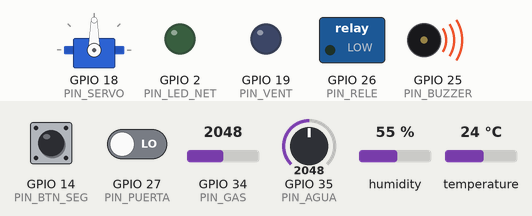
This sketch was run on a simulated ESP32. Shown: servo, switched loads named in the sketch (green lamp = pin HIGH), output pins drawn as LEDs (lit = HIGH), buzzer (waves = sounding). Inputs (shaded band) come from the test bench; at power-on: GPIO 35 (PIN_AGUA) = 2048, temperature 24 °C, GPIO 34 (PIN_GAS) = 2048, GPIO 14 (PIN_BTN_SEG) HIGH, GPIO 27 (PIN_PUERTA) LOW, humidity 55 % (analog values on the 0–4095 scale). WiFi joins after 1.5 s; servers stay silent unless stated; no MQTT or app messages arrive unless stated; what the sketch prints to the serial monitor is not drawn.

Above: at 1.6 s.
1.7 s: GPIO 35 (PIN_AGUA) set to 1330
At 2.09 s:
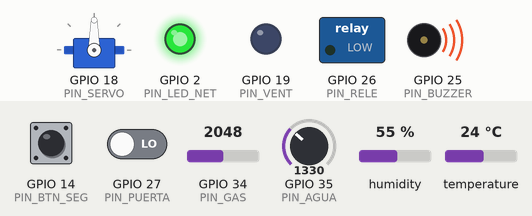
6.6 s: GPIO 35 (PIN_AGUA) set to 1236
At 10.9 s:
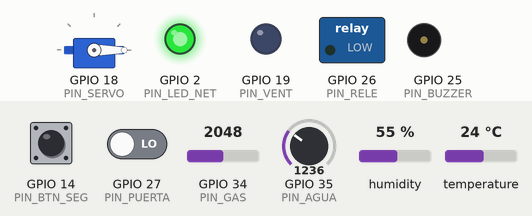
11.9 s: temperature set to 29.4 °C
16.6 s: temperature set to 30.5 °C
At 21.4 s:
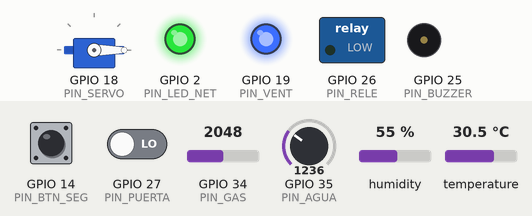
21.9 s: GPIO 34 (PIN_GAS) set to 2229
26.6 s: GPIO 34 (PIN_GAS) set to 2330
At 30.58 s:
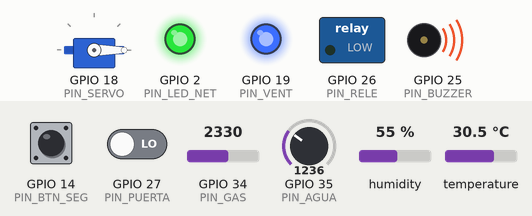
Timing chart, 0 to 34.4 s (numbered marks = the images above; inputs shaded):
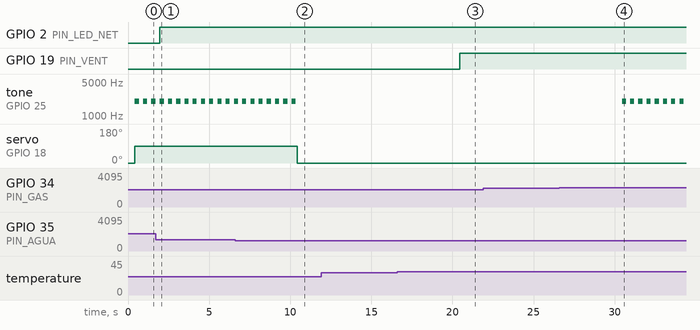

The sketch:

sketch.ino
```cpp
/*
 * Sistema domótico IoT — ACO941 (UDB) · Fase 4
 * Nodo ESP32 simulado en Wokwi (VS Code + Private IoT Gateway)
 *
 * Sensores (4):  DHT (temperatura y humedad), MQ-2 (gas), KS0048 (agua),
 *                KS0038 reed switch (puerta).
 * Actuadores (4): relé (foco 110 V), buzzer activo, servo SG90 (válvula),
 *                 ventilador DC (LED azul en la simulación).
 * Extras:        botón local de modo seguridad, LED de estado de conexión,
 *                alarmas críticas que actúan aunque no haya red.
 *
 * Tópicos MQTT
 *   Publica (QoS 0):           casa/sensores/{temperatura,humedad,gas,agua,puerta}
 *   Publica (retenido):        casa/estado/esp32       online | offline (LWT)
 *                              casa/estado/actuadores  JSON con el estado actual
 *   Publica:                   casa/estado/eventos     JSON de alertas (para MongoDB)
 *                              casa/estado/errores     lecturas inválidas
 *   Se suscribe (QoS 1):       casa/actuadores/#
 *       rele | buzzer | ventilador   on/off (también 1/0, true/false)
 *       servo                        0..180 (grados)
 *       modo                         auto | manual
 *       seguridad                    on | off
 *
 * Librerías (Library Manager de wokwi.com): PubSubClient,
 * DHT sensor library for ESPx, ESP32Servo.
 */

#include <WiFi.h>
#include <PubSubClient.h>
#include <DHTesp.h>
#include <ESP32Servo.h>
#include "secrets.h"   // MQTT_USER y MQTT_PASS (no se sube al repositorio)

// ---------------- Red ----------------
const char*    WIFI_SSID    = "Wokwi-GUEST";   // AP virtual de Wokwi, sin clave
const char*    WIFI_PASS    = "";
const int      WIFI_CHANNEL = 6;               // acelera la conexión en Wokwi
const char*    MQTT_HOST    = "192.168.1.233"; // Mosquitto en la VM srv-domotica
const uint16_t MQTT_PORT    = 1883;
const char*    MQTT_CLIENT  = "esp32-domotica";

// ---------------- Tópicos ----------------
#define T_TEMP      "casa/sensores/temperatura"
#define T_HUM       "casa/sensores/humedad"
#define T_GAS       "casa/sensores/gas"
#define T_AGUA      "casa/sensores/agua"
#define T_PUERTA    "casa/sensores/puerta"
#define T_STATUS    "casa/estado/esp32"
#define T_ESTADO    "casa/estado/actuadores"
#define T_EVENTOS   "casa/estado/eventos"
#define T_ERRORES   "casa/estado/errores"
#define T_CMD_ALL   "casa/actuadores/#"
#define T_CMD_BASE  "casa/actuadores/"

// ---------------- Pines ----------------
const int PIN_DHT      = 15;
const int PIN_GAS      = 34;  // ADC1 (ADC2 no funciona con WiFi activo)
const int PIN_AGUA     = 35;  // ADC1
const int PIN_PUERTA   = 27;  // HIGH = abierta
const int PIN_BTN_SEG  = 14;  // botón a GND, INPUT_PULLUP
const int PIN_RELE     = 26;
const int PIN_BUZZER   = 25;
const int PIN_SERVO    = 18;
const int PIN_VENT     = 19;
const int PIN_LED_NET  = 2;   // encendido = WiFi y MQTT conectados

// ---------------- Reglas (Fase 2) ----------------
const float TEMP_ON        = 30.0;  // °C, enciende el ventilador
const float TEMP_OFF       = 29.0;  // histéresis para que no oscile
const int   GAS_MARGEN     = 60;    // alarma si el nivel sube 60 puntos sobre el aire limpio
const int   GAS_MIN_UMBRAL = 150;   // umbral mínimo por si la calibración sale muy baja
const int   AGUA_UMBRAL    = 30;    // % 0-100
const int   SERVO_ABIERTA  = 0;     // válvula abierta
const int   SERVO_CERRADA  = 90;    // válvula cerrada

// Rangos válidos (hoja de datos del DHT11)
const float TEMP_MIN = 0.0,  TEMP_MAX = 50.0;
const float HUM_MIN  = 20.0, HUM_MAX  = 90.0;

// ---------------- Tiempos ----------------
const unsigned long INTERVALO_LECTURA = 5000;
const unsigned long REINTENTO_WIFI    = 10000;
const unsigned long REINTENTO_MQTT    = 5000;

// ---------------- Objetos ----------------
WiFiClient   wifiClient;
PubSubClient mqtt(wifiClient);
DHTesp       dht;
Servo        valvula;

// ---------------- Estado ----------------
struct Actuadores {
  bool rele = false;
  bool buzzer = false;
  bool ventilador = false;
  int  servo = SERVO_ABIERTA;
};
Actuadores act;              // estado aplicado
Actuadores manual;           // órdenes recibidas en modo manual
bool modoAuto      = true;
bool modoSeguridad = false;

float tempC = NAN, humedad = NAN;
int   gas = 0, agua = 0;
bool  puertaAbierta = false;
bool  datosValidos = false;
int   gasBase = 0, gasUmbral = 1000;   // calibración del MQ-2 en aire limpio

bool alarmaGas = false, alarmaAgua = false, alarmaIntruso = false;

unsigned long tLectura = 0, tWifi = 0, tMqtt = 0, tBuzzer = 0;
bool estadoPublicado = false;
bool buzzerSonando = false;

// =====================================================================
// Utilidades
// =====================================================================
bool esOn(const String& s) {
  return s == "on" || s == "1" || s == "true" || s == "encendido";
}

void publicar(const char* topico, const String& valor, bool retenido = false) {
  if (mqtt.connected()) {
    mqtt.publish(topico, valor.c_str(), retenido);
  }
}

void publicarEvento(const char* tipo, const char* sensor, float valor,
                    float umbral, const char* actuadores) {
  String j = String("{\"tipo\":\"") + tipo + "\",\"sensor\":\"" + sensor +
             "\",\"valor\":" + String(valor, 1) + ",\"umbral\":" +
             String(umbral, 1) + ",\"actuadores\":[" + actuadores +
             "],\"modo\":\"" + (modoAuto ? "auto" : "manual") + "\"}";
  Serial.println("[EVENTO] " + j);
  publicar(T_EVENTOS, j);
}

void publicarError(const char* sensor, const String& detalle) {
  String j = String("{\"sensor\":\"") + sensor + "\",\"error\":\"" + detalle + "\"}";
  Serial.println("[ERROR] " + j);
  publicar(T_ERRORES, j);
}

void publicarEstado() {
  String j = String("{\"rele\":\"") + (act.rele ? "on" : "off") +
             "\",\"buzzer\":\"" + (act.buzzer ? "on" : "off") +
             "\",\"ventilador\":\"" + (act.ventilador ? "on" : "off") +
             "\",\"servo\":" + act.servo +
             ",\"modo\":\"" + (modoAuto ? "auto" : "manual") +
             "\",\"seguridad\":\"" + (modoSeguridad ? "on" : "off") + "\"}";
  Serial.println("[ESTADO] " + j);
  publicar(T_ESTADO, j, true);
  estadoPublicado = true;
}

// =====================================================================
// Conectividad (no bloqueante: las reglas siguen funcionando sin red)
// =====================================================================
void gestionarWiFi() {
  if (WiFi.status() == WL_CONNECTED) return;
  unsigned long ahora = millis();
  if (tWifi != 0 && ahora - tWifi < REINTENTO_WIFI) return;
  tWifi = ahora;
  Serial.println("[WIFI] Conectando a " + String(WIFI_SSID) + "...");
  WiFi.disconnect();
  WiFi.begin(WIFI_SSID, WIFI_PASS, WIFI_CHANNEL);
}

void alRecibir(char* topic, byte* payload, unsigned int len);

void gestionarMQTT() {
  if (WiFi.status() != WL_CONNECTED) return;
  if (mqtt.connected()) return;
  unsigned long ahora = millis();
  if (tMqtt != 0 && ahora - tMqtt < REINTENTO_MQTT) return;
  tMqtt = ahora;

  Serial.print("[MQTT] Conectando a " + String(MQTT_HOST) + ":" + MQTT_PORT + "... ");
  // LWT: si el ESP32 se cae, el broker publica "offline" (retenido, QoS 1)
  bool ok = mqtt.connect(MQTT_CLIENT, MQTT_USER, MQTT_PASS,
                         T_STATUS, 1, true, "offline");
  if (ok) {
    Serial.println("conectado");
    mqtt.publish(T_STATUS, "online", true);
    mqtt.subscribe(T_CMD_ALL, 1);   // órdenes con QoS 1: no se deben perder
    publicarEstado();
  } else {
    // -4 timeout, -2 sin conexión TCP, 4 usuario/clave, 5 no autorizado (ACL)
    Serial.println("fallo, rc=" + String(mqtt.state()) +
                   ", reintento en " + String(REINTENTO_MQTT / 1000) + " s");
  }
}

// =====================================================================
// Órdenes manuales desde el dashboard
// =====================================================================
void alRecibir(char* topic, byte* payload, unsigned int len) {
  String t = String(topic);
  String v;
  for (unsigned int i = 0; i < len; i++) v += (char)payload[i];
  v.trim();
  v.toLowerCase();
  Serial.println("[CMD] " + t + " = " + v);

  if (!t.startsWith(T_CMD_BASE)) return;
  String disp = t.substring(strlen(T_CMD_BASE));

  if (disp == "modo") {
    if (v == "auto" || v == "manual") {
      modoAuto = (v == "auto");
      if (!modoAuto) manual = act;   // el modo manual parte del estado actual
    } else {
      publicarError("cmd", "modo invalido: " + v);
    }
  } else if (disp == "seguridad") {
    modoSeguridad = esOn(v);
  } else if (disp == "rele" || disp == "buzzer" || disp == "ventilador" || disp == "servo") {
    if (modoAuto) {
      publicarError("cmd", disp + " ignorado: el sistema esta en modo auto");
      return;
    }
    if (disp == "rele")       manual.rele = esOn(v);
    else if (disp == "buzzer")     manual.buzzer = esOn(v);
    else if (disp == "ventilador") manual.ventilador = esOn(v);
    else {
      int ang = v.toInt();
      if (ang < 0 || ang > 180 || (ang == 0 && v != "0")) {
        publicarError("cmd", "angulo de servo invalido: " + v);
        return;
      }
      manual.servo = ang;
    }
  } else {
    publicarError("cmd", "dispositivo desconocido: " + disp);
    return;
  }
  estadoPublicado = false;   // forzar publicación del nuevo estado
}

// =====================================================================
// Lectura y validación de sensores
// =====================================================================
void leerSensores() {
  datosValidos = true;

  TempAndHumidity d = dht.getTempAndHumidity();
  if (dht.getStatus() != DHTesp::ERROR_NONE || isnan(d.temperature) || isnan(d.humidity)) {
    publicarError("DHT11", String("sin lectura: ") + dht.getStatusString());
    datosValidos = false;
  } else {
    if (d.temperature < TEMP_MIN || d.temperature > TEMP_MAX) {
      publicarError("DHT11", "temperatura fuera de rango: " + String(d.temperature, 1));
      datosValidos = false;
    } else {
      tempC = d.temperature;
      publicar(T_TEMP, String(tempC, 1));
    }
    if (d.humidity < HUM_MIN || d.humidity > HUM_MAX) {
      publicarError("DHT11", "humedad fuera de rango: " + String(d.humidity, 1));
    } else {
      humedad = d.humidity;
      publicar(T_HUM, String(humedad, 1));
    }
  }

  int crudoGas = analogRead(PIN_GAS);
  int crudoAgua = analogRead(PIN_AGUA);
  if (crudoGas < 0 || crudoGas > 4095) {
    publicarError("MQ2", "ADC fuera de rango: " + String(crudoGas));
  } else {
    gas = map(crudoGas, 0, 4095, 0, 1000);
    publicar(T_GAS, String(gas));
  }
  if (crudoAgua < 0 || crudoAgua > 4095) {
    publicarError("KS0048", "ADC fuera de rango: " + String(crudoAgua));
  } else {
    agua = map(crudoAgua, 0, 4095, 0, 100);
    publicar(T_AGUA, String(agua));
  }

  publicar(T_PUERTA, puertaAbierta ? "1" : "0");

  Serial.printf("[LECTURA] T=%.1f C  H=%.1f %%  gas=%d/%d  agua=%d %%  puerta=%s  modo=%s  seg=%s\n",
                tempC, humedad, gas, gasUmbral, agua, puertaAbierta ? "abierta" : "cerrada",
                modoAuto ? "auto" : "manual", modoSeguridad ? "on" : "off");
}

// La puerta y el botón se revisan en cada vuelta para reaccionar al instante
void revisarEntradasRapidas() {
  bool p = digitalRead(PIN_PUERTA) == HIGH;
  if (p != puertaAbierta) {
    puertaAbierta = p;
    Serial.println(String("[PUERTA] ") + (p ? "abierta" : "cerrada"));
    publicar(T_PUERTA, p ? "1" : "0");
  }

  static bool btnPrevio = HIGH;
  static unsigned long tBtn = 0;
  bool b = digitalRead(PIN_BTN_SEG);
  if (b != btnPrevio && millis() - tBtn > 50) {
    tBtn = millis();
    btnPrevio = b;
    if (b == LOW) {
      modoSeguridad = !modoSeguridad;
      Serial.println(String("[BOTON] Modo seguridad ") + (modoSeguridad ? "ON" : "OFF"));
      estadoPublicado = false;
    }
  }
}

// =====================================================================
// Reglas de control
// =====================================================================
void evaluarReglas() {
  Actuadores nuevo = modoAuto ? Actuadores() : manual;

  // Regla 1: temperatura > 30 °C -> ventilador (solo en auto, con histéresis)
  if (modoAuto && !isnan(tempC)) {
    static bool calor = false;
    if (tempC > TEMP_ON) calor = true;
    else if (tempC < TEMP_OFF) calor = false;
    if (calor) nuevo.ventilador = true;
  }

  // Reglas críticas: actúan también en modo manual (seguridad de las personas)
  // Regla 2: gas -> buzzer + ventilador
  bool g = gas > gasUmbral;
  if (g) { nuevo.buzzer = true; nuevo.ventilador = true; }
  if (g && !alarmaGas) publicarEvento("alerta_gas", "MQ2", gas, gasUmbral, "\"buzzer\",\"ventilador\"");
  alarmaGas = g;

  // Regla 3: agua -> buzzer + servo a 90° (cierra la válvula)
  bool w = agua > AGUA_UMBRAL;
  if (w) { nuevo.buzzer = true; nuevo.servo = SERVO_CERRADA; }
  if (w && !alarmaAgua) publicarEvento("fuga_agua", "KS0048", agua, AGUA_UMBRAL, "\"buzzer\",\"servo\"");
  alarmaAgua = w;

  // Regla 4: puerta abierta y modo seguridad -> buzzer + relé (foco)
  bool i = puertaAbierta && modoSeguridad;
  if (i) { nuevo.buzzer = true; nuevo.rele = true; }
  if (i && !alarmaIntruso) publicarEvento("puerta_abierta", "KS0038", 1, 1, "\"buzzer\",\"rele\"");
  alarmaIntruso = i;

  if (nuevo.rele != act.rele || nuevo.buzzer != act.buzzer ||
      nuevo.ventilador != act.ventilador || nuevo.servo != act.servo) {
    act = nuevo;
    estadoPublicado = false;
  }
}

void aplicarActuadores() {
  digitalWrite(PIN_RELE, act.rele ? HIGH : LOW);
  digitalWrite(PIN_VENT, act.ventilador ? HIGH : LOW);

  static int servoPrevio = -1;
  if (act.servo != servoPrevio) {
    valvula.write(act.servo);
    servoPrevio = act.servo;
  }

  // Buzzer intermitente (250 ms) para que suene como alarma
  if (act.buzzer) {
    if (millis() - tBuzzer >= 250) {
      tBuzzer = millis();
      buzzerSonando = !buzzerSonando;
      if (buzzerSonando) tone(PIN_BUZZER, 2000);
      else noTone(PIN_BUZZER);
    }
  } else if (buzzerSonando) {
    noTone(PIN_BUZZER);
    buzzerSonando = false;
  }

  digitalWrite(PIN_LED_NET, mqtt.connected() ? HIGH : LOW);
}

// =====================================================================
void setup() {
  Serial.begin(115200);
  Serial.println("\n=== Nodo ESP32 domotica ACO941 ===");

  pinMode(PIN_PUERTA, INPUT);
  pinMode(PIN_BTN_SEG, INPUT_PULLUP);
  pinMode(PIN_RELE, OUTPUT);
  pinMode(PIN_VENT, OUTPUT);
  pinMode(PIN_LED_NET, OUTPUT);
  analogReadResolution(12);

  // El servo se asigna antes que el buzzer para que no compartan canal PWM
  valvula.setPeriodHertz(50);
  valvula.attach(PIN_SERVO, 500, 2400);
  valvula.write(SERVO_ABIERTA);

  dht.setup(PIN_DHT, DHTesp::DHT22);  // Wokwi solo trae DHT22; el código valida con rangos del DHT11

  WiFi.mode(WIFI_STA);
  mqtt.setServer(MQTT_HOST, MQTT_PORT);
  mqtt.setCallback(alRecibir);
  mqtt.setBufferSize(512);
  mqtt.setKeepAlive(15);              // el broker detecta la caída en ~22 s y envía el LWT

  puertaAbierta = digitalRead(PIN_PUERTA) == HIGH;

  // Calibración del MQ-2: promedio de 20 lecturas en aire limpio (como el R0 del sensor real)
  long suma = 0;
  for (int k = 0; k < 20; k++) { suma += analogRead(PIN_GAS); delay(20); }
  gasBase = map(suma / 20, 0, 4095, 0, 1000);
  gasUmbral = max(gasBase + GAS_MARGEN, GAS_MIN_UMBRAL);
  if (gasUmbral > 990) gasUmbral = 990;
  Serial.printf("[MQ2] Calibrado: base=%d  umbral de alarma=%d\n", gasBase, gasUmbral);
}

void loop() {
  static wl_status_t wifiPrevio = WL_IDLE_STATUS;
  wl_status_t ws = WiFi.status();
  if (ws != wifiPrevio) {
    if (ws == WL_CONNECTED)
      Serial.println("[WIFI] Conectado, IP " + WiFi.localIP().toString());
    else if (wifiPrevio == WL_CONNECTED)
      Serial.println("[WIFI] Conexion perdida");
    wifiPrevio = ws;
  }

  gestionarWiFi();
  gestionarMQTT();
  mqtt.loop();

  revisarEntradasRapidas();

  if (millis() - tLectura >= INTERVALO_LECTURA || tLectura == 0) {
    tLectura = millis();
    leerSensores();
  }

  evaluarReglas();
  aplicarActuadores();

  if (!estadoPublicado && mqtt.connected()) publicarEstado();

  delay(10);
}
```

secrets.example.h
```cpp
// Copia este archivo como secrets.h y escribe la clave real.
// secrets.h está en .gitignore: nunca se sube al repositorio.
#pragma once
#define MQTT_USER "esp32"
#define MQTT_PASS "CAMBIAR_POR_LA_CLAVE"
```

Measured:
- the behaviour switches between 1270 and 1269 on GPIO 35 (PIN_AGUA) (found by bisection; images 1 and 2)
- the behaviour switches between 30 and 30.1 °C on temperature (found by bisection; images 2 and 3)
- the behaviour switches between 2297 and 2298 on GPIO 34 (PIN_GAS) (found by bisection; images 3 and 4)
- after the input at 6.6 s, tone on GPIO 25 (PIN_BUZZER): goes on until 10.3 s, then stays silent; servo on GPIO 18 (PIN_SERVO): 90° → 0° after 3.8 s
- after the input at 11.9 s, every drawn part: stays the same
- after the input at 16.6 s, GPIO 19 (PIN_VENT): LOW → HIGH after 3.8 s
- after the input at 21.9 s, every drawn part: stays the same
- after the input at 26.6 s, tone on GPIO 25 (PIN_BUZZER): alternates 2000 Hz for 0.25 s and silent for 0.25 s, starting after 3.9 s
- by itself, tone on GPIO 25 (PIN_BUZZER): alternates 2000 Hz for 0.25 s and silent for 0.25 s
